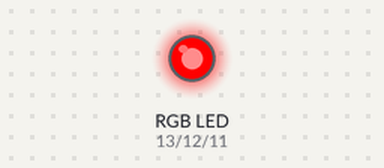
The sketch below on a simulated Arduino Uno, built with avr-gcc and run on an emulated ATmega328P. Shown: an RGB LED mixed from three pins (HIGH = lit).

Above: at 0.5 s.
At 1.5 s:
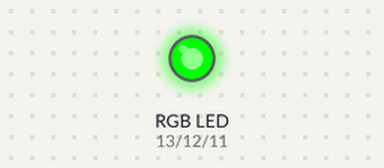
At 5.5 s:
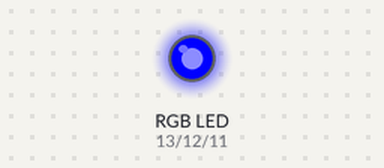
Timing chart, 0 to 6.9 s (numbered marks = the images above):
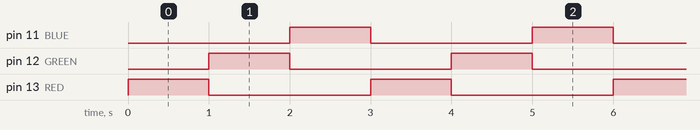

Measured:
- by itself, pin 11 (BLUE), pin 12 (GREEN), pin 13 (RED): alternates HIGH for 1.0 s and LOW for 2.0 s
- by itself, everything shown: repeats every 3.0 s, in 3 steps

The sketch:

RGB.ino
```cpp
int RED = 13;
int GREEN = 12;
int BLUE = 11;
int state = 0;

void setup() {
  pinMode(RED, OUTPUT);
  pinMode(GREEN, OUTPUT);
  pinMode(BLUE, OUTPUT);
}

void loop() {
  if (state == 0) {
    digitalWrite(RED, HIGH);
    digitalWrite(GREEN, LOW);
    digitalWrite(BLUE, LOW);
  }
  else if (state == 1) {
    digitalWrite(RED, LOW);
    digitalWrite(GREEN, HIGH);
    digitalWrite(BLUE, LOW);
  }
  else if (state == 2) {
    digitalWrite(RED, LOW);
    digitalWrite(GREEN, LOW);
    digitalWrite(BLUE, HIGH);
  }

  delay(1000);  // Cambia el estado cada segundo
  state = (state + 1) % 3;  // Cambia entre 0, 1 y 2
}
```
